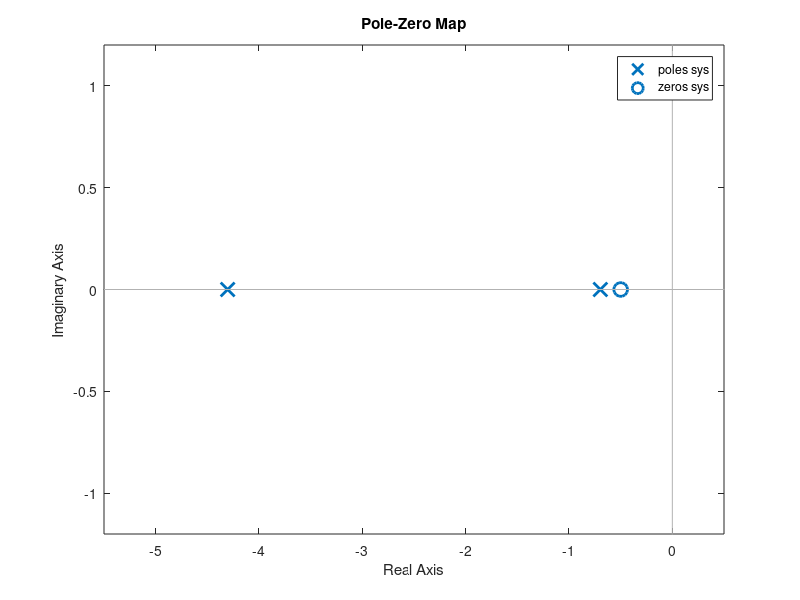
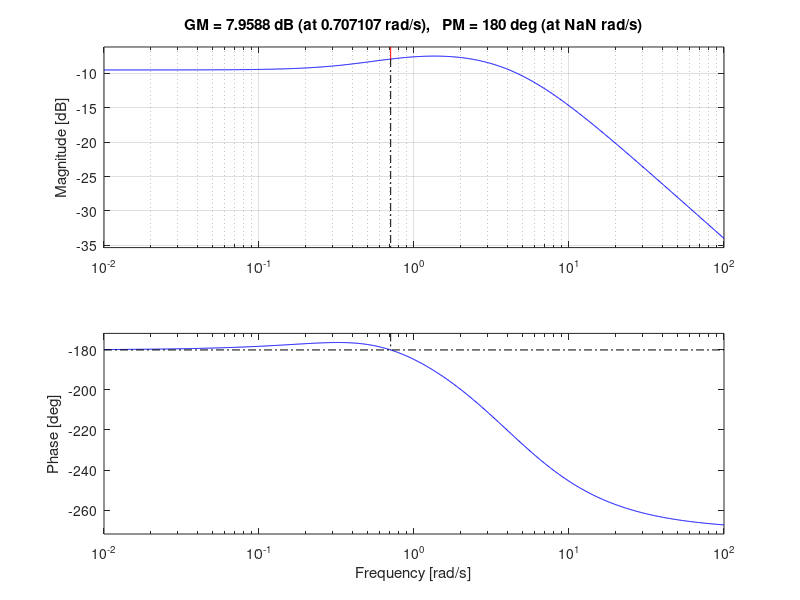
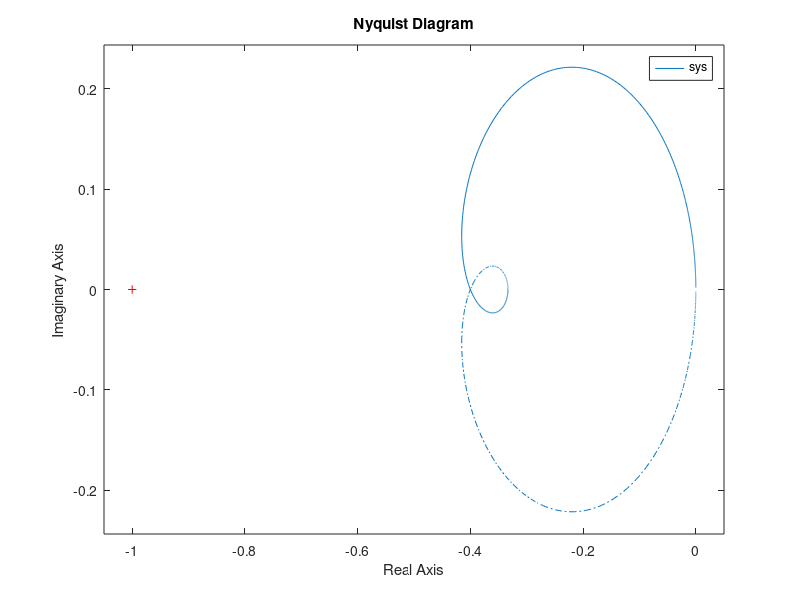
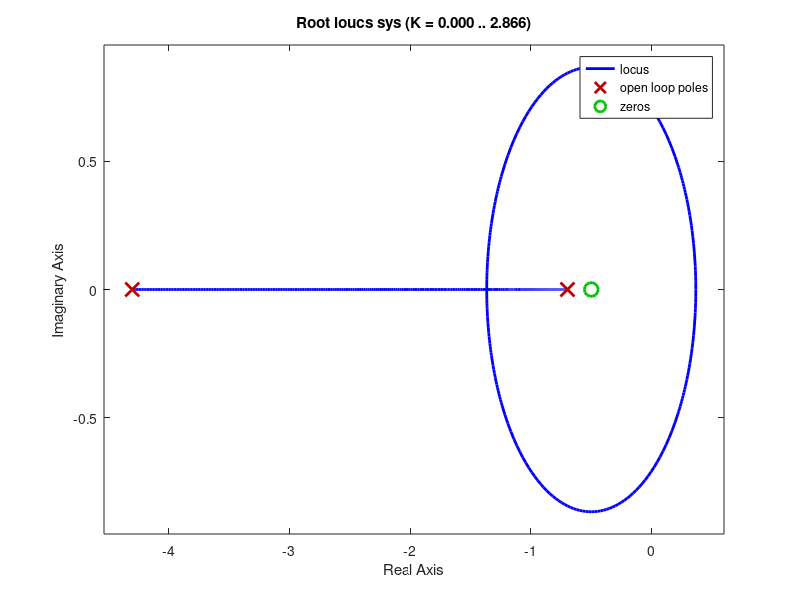

These figures' MATLAB source, in order: (Note: this script raises an error after producing the figures.)
% Bode, Nyquist and Root Locus
sys = tf([-2 -1],[1 5 3])
figure(1)
pzmap(sys)
grid
figure(2)
margin(sys)
[Gm,Pm,Wcg,Wcp] = margin(sys)
grid
figure(3)
nyquist(sys)
grid
figure(4)
rlocus(sys)
grid
figure(5)
step(sys)
grid
stepinfo(sys)
